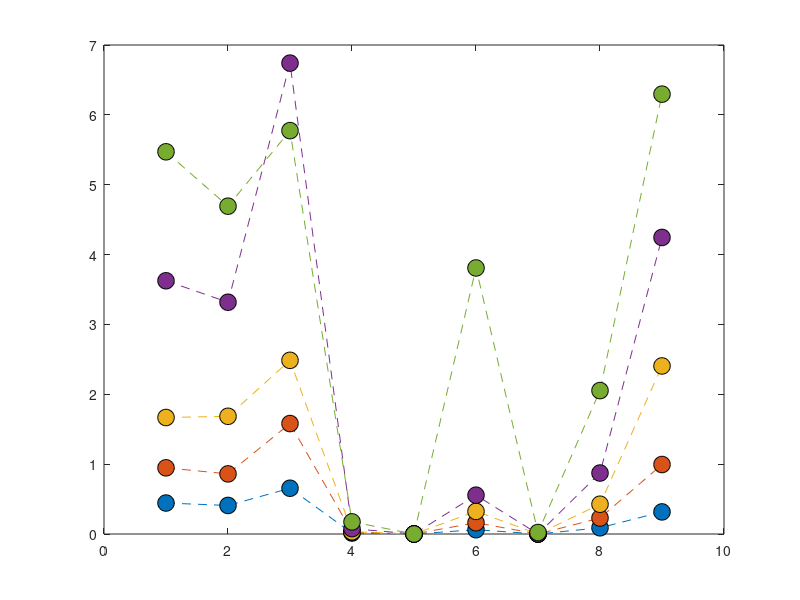

MATLAB code to generate this figure: (Note: this script raises an error after producing the figure.)
clear;
close all;
%AS3959 firebrand flux Forest FDI100 

Firebrand_flux_BAL12p5 = [0.44337586	0.408687401	0.65488149	0.013361135	0	0.06143208	0	0.089049508	0.316544784];
Firebrand_flux_BAL19 = [0.947558088	0.860677565	1.581028593	0.026801518	0	0.161571505	0	0.228802827	0.994678868];
Firebrand_flux_BAL29 = [1.667607732	1.684809757	2.486108499	0.032582103	0	0.324047397	0	0.426253384	2.405691087];
Firebrand_flux_BAL40 = [3.625086932	3.31764171	6.740655739	0.076670255	0	0.555867815	0	0.872906489	4.245108966];
Firebrand_flux_BALFZ = [5.47135333	4.692621664	5.774326607	0.17359538	0	3.808362383	0.021170802	2.052998932	6.296507914];


plot([Firebrand_flux_BAL12p5],'o--','MarkerSize',12,'MarkerEdgeColor','black','MarkerFaceColor',[0, 0.4470, 0.7410]);
hold on
plot([Firebrand_flux_BAL19],'o--','MarkerSize',12,'MarkerEdgeColor','black','MarkerFaceColor',[0.8500, 0.3250, 0.0980]);
plot([Firebrand_flux_BAL29],'o--','MarkerSize',12,'MarkerEdgeColor','black','MarkerFaceColor',[0.9290, 0.6940, 0.1250]);
plot([Firebrand_flux_BAL40],'o--','MarkerSize',12,'MarkerEdgeColor','black','MarkerFaceColor',[0.4940, 0.1840, 0.5560]);
plot([Firebrand_flux_BALFZ],'o--','MarkerSize',12,'MarkerEdgeColor','black','MarkerFaceColor',[0.4660, 0.6740, 0.1880]);



ax = gca;
ax.XTickLabels = {'House','Roof','Gutter','Sub-floor','Door','Deck','Window','House back','stairs'};
grid on;


box on
xtickangle(45)
xlabel('Location','FontWeight','bold','FontSize',20,...
    'FontName','Calibri');
ylabel('Firebrand flux (pcs.m^{-2}.s^{-1})','FontWeight','bold','FontSize',20,...
    'FontName','Calibri');

set(gca,'fontsize',18);

legend('BAL 12.5','BAL 19','BAL 29','BAL 40','BAL FZ')
